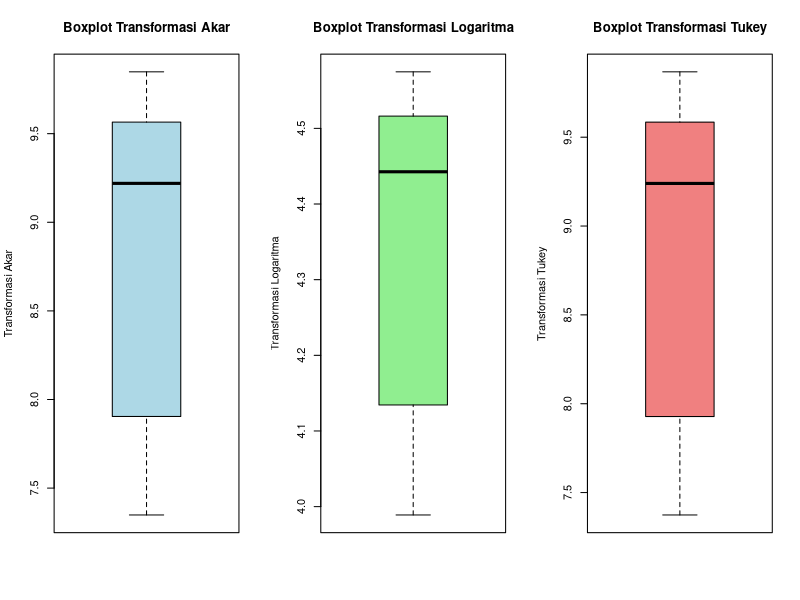

Recreate this plot in R.
# Yusuf

# Import library dplyr
library(dplyr)
library(kableExtra)

# Simpan data kunjungan dari tabel soal dalam bentuk frame data
data_kunjungan <- data.frame(
  Bulan = c("Januari", "Februari", "Maret", "April", "Mei", "Juni", "Juli", "Agustus", "September", "Oktober", "November", "Desember"), # nolint: line_length_linter.
  Jumlah_Pengunjung = c(90, 86, 97, 83, 85, 85, 65, 58, 60, 93, 94, 54)
)

# Proses Transformasi Akar
data_kunjungan <- data_kunjungan %>%
  mutate(Akar_Jumlah_Pengunjung = sqrt(Jumlah_Pengunjung))

# Simpan hasil transformasi akar dalam bentuk tabel
data_kunjungan_akar <- data_kunjungan[, c("Bulan", "Akar_Jumlah_Pengunjung")]
kable(data_kunjungan_akar, format = "html", caption = "Data Transformasi Akar") %>% # nolint
  kable_styling(full_width = FALSE) %>%
  as.character() %>%
  writeLines("data_transformasi_akar.html")

# Proses Transformasi Logaritma
data_kunjungan <- data_kunjungan %>%
  mutate(Log_Jumlah_Pengunjung = log(Jumlah_Pengunjung))

# Simpan hasil transformasi logaritma dalam bentuk tabel
data_kunjungan_log <- data_kunjungan[, c("Bulan", "Log_Jumlah_Pengunjung")]
kable(data_kunjungan_log, format = "html", caption = "Data Transformasi Logaritma") %>% # nolint
  kable_styling(full_width = FALSE) %>%
  as.character() %>%
  writeLines("data_transformasi_logaritma.html")

# Proses Transformasi Tukey
data_kunjungan <- data_kunjungan %>%
  mutate(Tukey_Transform = sqrt(Jumlah_Pengunjung + 3/8)) # nolint: infix_spaces_linter, line_length_linter.
# Kenapa 3/8?
# Karena tukey pada dasarnya adalah transformasi akar kuadrat dari nilai yang ditambahkan dengan suatu konstanta. Pada umum nya yang digunakan adalah 3/8 atau 0.375 # nolint: line_length_linter.

# Simpan hasil transformasi tukey dalam bentuk tabel
data_kunjungan_tukey <- data_kunjungan[, c("Bulan", "Tukey_Transform")]
kable(data_kunjungan_tukey, format = "html", caption = "Data Transformasi Tukey") %>% # nolint
  kable_styling(full_width = FALSE) %>%
  as.character() %>%
  writeLines("data_transformasi_tukey.html")

# Tampilkan 3 plot dalam 1 frame
par(mfrow = c(1, 3))

# Boxplot transformasi akar
boxplot(data_kunjungan$Akar_Jumlah_Pengunjung,
        main = "Boxplot Transformasi Akar",
        ylab = "Transformasi Akar",
        col = "lightblue")

# Boxplot transformasi logaritma
boxplot(data_kunjungan$Log_Jumlah_Pengunjung,
        main = "Boxplot Transformasi Logaritma",
        ylab = "Transformasi Logaritma",
        col = "lightgreen")

# Boxplot transformasi Tukey
boxplot(data_kunjungan$Tukey_Transform,
        main = "Boxplot Transformasi Tukey",
        ylab = "Transformasi Tukey",
        col = "lightcoral")
